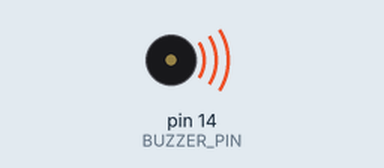
The sketch below on a simulated Arduino Uno, built with avr-gcc and run on an emulated ATmega328P. Shown: buzzer (waves = sounding).

Above: at 0.7 s.
At 11.61 s:
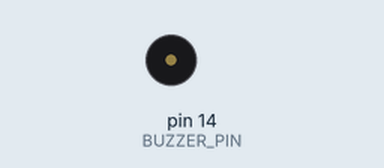
Timing chart, 0 to 14.9 s (numbered marks = the images above):
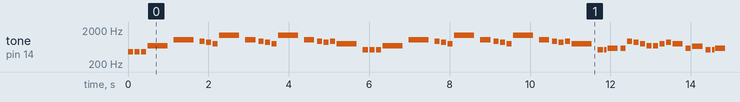

The sketch:

Buzzer_Test.ino
```cpp
// (licence header left out)
#define NOTE_B0  31
#define NOTE_C1  33
#define NOTE_CS1 35
#define NOTE_D1  37
#define NOTE_DS1 39
#define NOTE_E1  41
#define NOTE_F1  44
#define NOTE_FS1 46
#define NOTE_G1  49
#define NOTE_GS1 52
#define NOTE_A1  55
#define NOTE_AS1 58
#define NOTE_B1  62
#define NOTE_C2  65
#define NOTE_CS2 69
#define NOTE_D2  73
#define NOTE_DS2 78
#define NOTE_E2  82
#define NOTE_F2  87
#define NOTE_FS2 93
#define NOTE_G2  98
#define NOTE_GS2 104
#define NOTE_A2  110
#define NOTE_AS2 117
#define NOTE_B2  123
#define NOTE_C3  131
#define NOTE_CS3 139
#define NOTE_DB3 139
#define NOTE_D3  147
#define NOTE_DS3 156
#define NOTE_EB3 156
#define NOTE_E3  165
#define NOTE_F3  175
#define NOTE_FS3 185
#define NOTE_G3  196
#define NOTE_GS3 208
#define NOTE_A3  220
#define NOTE_AS3 233
#define NOTE_B3  247
#define NOTE_C4  262
#define NOTE_CS4 277
#define NOTE_D4  294
#define NOTE_DS4 311
#define NOTE_E4  330
#define NOTE_F4  349
#define NOTE_FS4 370
#define NOTE_G4  392
#define NOTE_GS4 415
#define NOTE_A4  440
#define NOTE_AS4 466
#define NOTE_B4  494
#define NOTE_C5  523
#define NOTE_CS5 554
#define NOTE_D5  587
#define NOTE_DS5 622
#define NOTE_E5  659
#define NOTE_F5  698
#define NOTE_FS5 740
#define NOTE_G5  784
#define NOTE_GS5 831
#define NOTE_A5  880
#define NOTE_AS5 932
#define NOTE_B5  988
#define NOTE_C6  1047
#define NOTE_CS6 1109
#define NOTE_D6  1175
#define NOTE_DS6 1245
#define NOTE_E6  1319
#define NOTE_F6  1397
#define NOTE_FS6 1480
#define NOTE_G6  1568
#define NOTE_GS6 1661
#define NOTE_A6  1760
#define NOTE_AS6 1865
#define NOTE_B6  1976
#define NOTE_C7  2093
#define NOTE_CS7 2217
#define NOTE_D7  2349
#define NOTE_DS7 2489
#define NOTE_E7  2637
#define NOTE_F7  2794
#define NOTE_FS7 2960
#define NOTE_G7  3136
#define NOTE_GS7 3322
#define NOTE_A7  3520
#define NOTE_AS7 3729
#define NOTE_B7  3951
#define NOTE_C8  4186
#define NOTE_CS8 4435
#define NOTE_D8  4699
#define NOTE_DS8 4978
#define REST     0

#define BUZZER_PIN 14

int melody[] = {
  NOTE_AS4, NOTE_AS4, NOTE_AS4,
  NOTE_F5, NOTE_C6,
  NOTE_AS5, NOTE_A5, NOTE_G5, NOTE_F6, NOTE_C6,
  NOTE_AS5, NOTE_A5, NOTE_G5, NOTE_F6, NOTE_C6,
  NOTE_AS5, NOTE_A5, NOTE_AS5, NOTE_G5, NOTE_C5, NOTE_C5, NOTE_C5,
  NOTE_F5, NOTE_C6,
  NOTE_AS5, NOTE_A5, NOTE_G5, NOTE_F6, NOTE_C6,

  NOTE_AS5, NOTE_A5, NOTE_G5, NOTE_F6, NOTE_C6,
  NOTE_AS5, NOTE_A5, NOTE_AS5, NOTE_G5, NOTE_C5, NOTE_C5,
  NOTE_D5, NOTE_D5, NOTE_AS5, NOTE_A5, NOTE_G5, NOTE_F5,
  NOTE_F5, NOTE_G5, NOTE_A5, NOTE_G5, NOTE_D5, NOTE_E5, NOTE_C5, NOTE_C5,
  NOTE_D5, NOTE_D5, NOTE_AS5, NOTE_A5, NOTE_G5, NOTE_F5,

  NOTE_C6, NOTE_G5, NOTE_G5, REST, NOTE_C5,
  NOTE_D5, NOTE_D5, NOTE_AS5, NOTE_A5, NOTE_G5, NOTE_F5,
  NOTE_F5, NOTE_G5, NOTE_A5, NOTE_G5, NOTE_D5, NOTE_E5, NOTE_C6, NOTE_C6,
  NOTE_F6, NOTE_DS6, NOTE_CS6, NOTE_C6, NOTE_AS5, NOTE_GS5, NOTE_G5, NOTE_F5,
  NOTE_C6
};

int durations[] = {
  8, 8, 8,
  2, 2,
  8, 8, 8, 2, 4,
  8, 8, 8, 2, 4,
  8, 8, 8, 2, 8, 8, 8,
  2, 2,
  8, 8, 8, 2, 4,

  8, 8, 8, 2, 4,
  8, 8, 8, 2, 8, 16,
  4, 8, 8, 8, 8, 8,
  8, 8, 8, 4, 8, 4, 8, 16,
  4, 8, 8, 8, 8, 8,

  8, 16, 2, 8, 8,
  4, 8, 8, 8, 8, 8,
  8, 8, 8, 4, 8, 4, 8, 16,
  4, 8, 4, 8, 4, 8, 4, 8,
  1
};


void setup()
{
  pinMode(BUZZER_PIN, OUTPUT);
}

void loop()
{
  int size = sizeof(durations) / sizeof(int);

  for (int note = 0; note < size; note++) {
    //to calculate the note duration, take one second divided by the note type.
    //e.g. quarter note = 1000 / 4, eighth note = 1000/8, etc.
    int duration = 1000 / durations[note];
    tone(BUZZER_PIN, melody[note], duration);

    //to distinguish the notes, set a minimum time between them.
    //the note's duration + 30% seems to work well:
    int pauseBetweenNotes = duration * 1.30;
    delay(pauseBetweenNotes);

    //stop the tone playing:
    noTone(BUZZER_PIN);
  }
}
```

Measured:
- by itself, tone on pin 14 (BUZZER_PIN): plays 466 Hz for 0.13 s, 466 Hz for 0.13 s, 466 Hz for 0.13 s, 698 Hz for 0.50 s, 1047 Hz for 0.50 s, 932 Hz for 0.13 s … (494 notes in this stretch)
